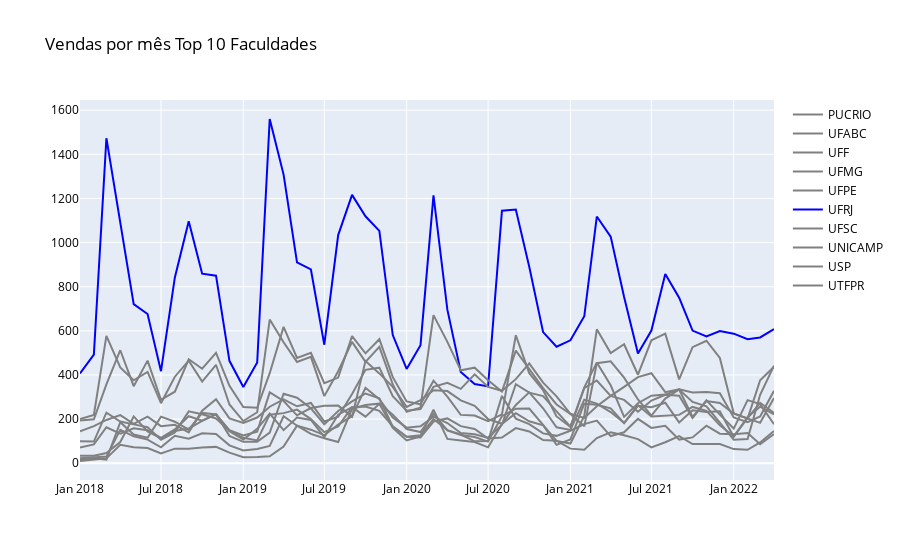

The notebook cell this image was saved under:
### Code cell
datas = universidades['data'].unique()

fig = go.Figure(data=[
    #go.Scatter(x=vendas['data'], y=vendas['user_id'], marker={'color': 'gray'}),
    go.Scatter(name='PUCRIO', x=datas, y=universidades.loc[universidades['Universidade'] == 'PUCRIO']['user_id'].tolist(), marker={'color': 'gray'}),
    go.Scatter(name='UFABC', x=datas, y=universidades.loc[universidades['Universidade'] == 'UFABC']['user_id'].tolist(), marker={'color': 'gray'}),
    go.Scatter(name='UFF', x=datas, y=universidades.loc[universidades['Universidade'] == 'UFF']['user_id'].tolist(), marker={'color': 'gray'}),
    go.Scatter(name='UFMG', x=datas, y=universidades.loc[universidades['Universidade'] == 'UFMG']['user_id'].tolist(), marker={'color': 'gray'}),
    go.Scatter(name='UFPE', x=datas, y=universidades.loc[universidades['Universidade'] == 'UFPE']['user_id'].tolist(), marker={'color': 'gray'}),
    go.Scatter(name='UFRJ', x=datas, y=universidades.loc[universidades['Universidade'] == 'UFRJ']['user_id'].tolist(), marker={'color': 'blue'}),
    go.Scatter(name='UFSC', x=datas, y=universidades.loc[universidades['Universidade'] == 'UFSC']['user_id'].tolist(), marker={'color': 'gray'}),
    go.Scatter(name='UNICAMP', x=datas, y=universidades.loc[universidades['Universidade'] == 'UNICAMP']['user_id'].tolist(), marker={'color': 'gray'}),
    go.Scatter(name='USP', x=datas, y=universidades.loc[universidades['Universidade'] == 'USP']['user_id'].tolist(), marker={'color': 'gray'}),
    go.Scatter(name='UTFPR', x=datas, y=universidades.loc[universidades['Universidade'] == 'UTFPR']['user_id'].tolist(), marker={'color': 'gray'}),
    ])
fig.update_layout(font=dict(color='black'), title_text='Vendas por mês Top 10 Faculdades')
fig.show()
